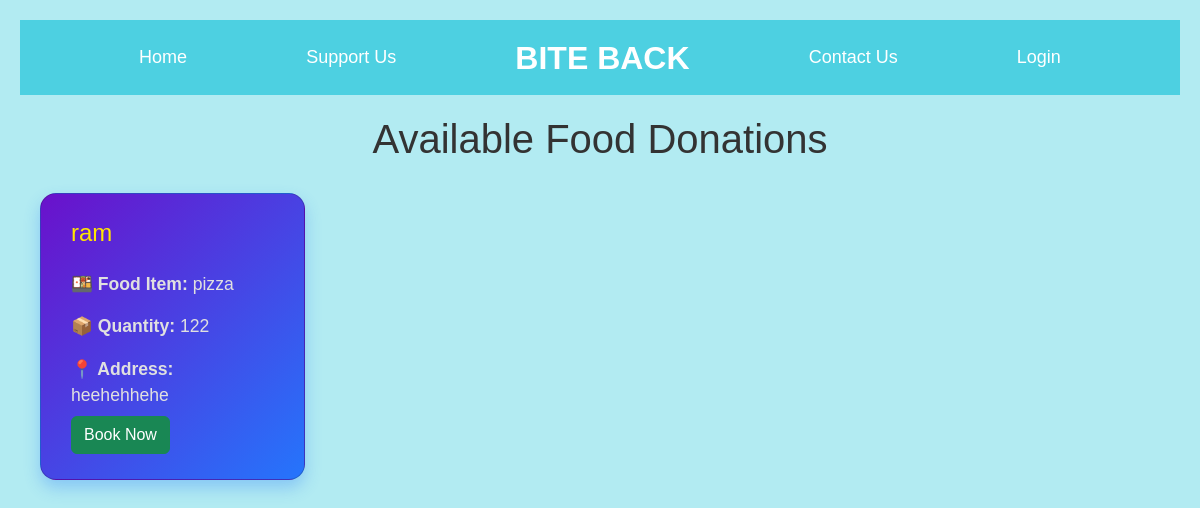
The app's page /receiver, older data.
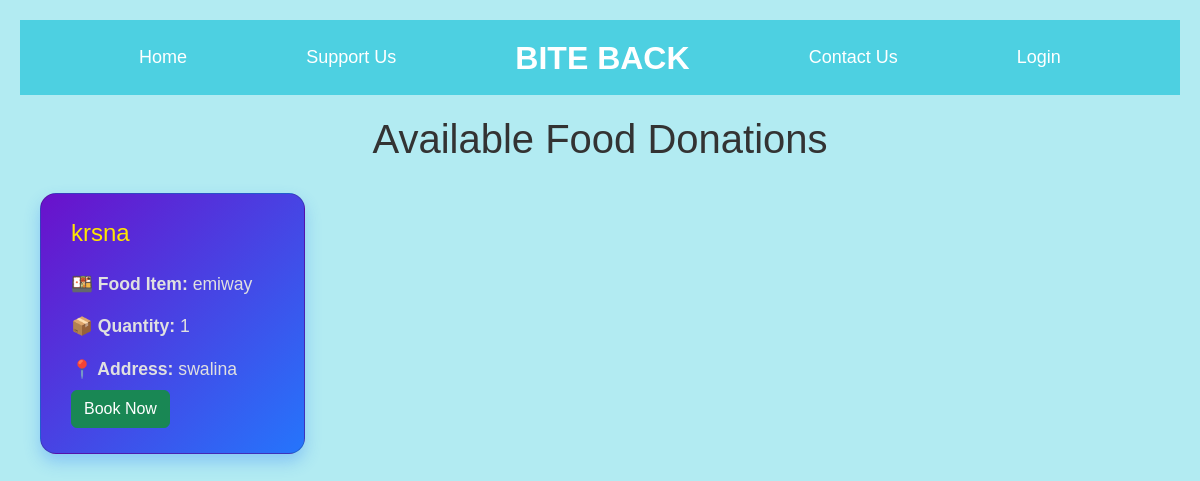
The same page, newer data.
### models.py (models this page shows)
class Donor(db.Model):
    id = db.Column(db.Integer, primary_key=True)
    name = db.Column(db.String(100), nullable=False)
    food_item = db.Column(db.String(100), nullable=False)
    quantity = db.Column(db.Integer, nullable=False)
    address = db.Column(db.Text, nullable=False)
    is_booked = db.Column(db.Boolean, nullable=False , default=False)

### routes.py (the view)
    @app.route('/receiver')
    def receiver():
        donors = Donor.query.filter_by(is_booked=False).all()
        return render_template('receiver.html', donors=donors)

### templates/receiver.html (shortened to what this page needs)
<!DOCTYPE html>
<html lang="en">
<head>
    <link rel="stylesheet" href="static/css/style.css">
    <link rel="stylesheet" href="https://cdn.jsdelivr.net/npm/bootstrap@5.3.3/dist/css/bootstrap.min.css">
</head>
<body>
    <header>
        <div>
            <a href="/">Home</a>
        </div>
        <div>
            <a href="https://biteback.givingfuel.com/bite-back" target="_blank">Support Us</a>
        </div>
        <div id="logo">BITE BACK</div>
        <div>
            <a href="/contact">Contact Us</a>
        </div>
        <div>
            {% if current_user.is_authenticated %}
                <span>Welcome, {{ current_user.U_name }}</span>
                <a href="{{ url_for('logout') }}">Logout</a>
            {% else %}
                <a href="{{ url_for('login') }}">Login</a>
            {% endif %}
        </div>
    </header>
    <h1>Available Food Donations</h1>
    {% if donors %}
    <div class="cards-container">
        {% for donor in donors %}
        <div class="card">
            <h3>{{ donor.name }}</h3>
            <p><strong>🍱 Food Item:</strong> {{ donor.food_item }}</p>
            <p><strong>📦 Quantity:</strong> {{ donor.quantity }}</p>
            <p><strong>📍 Address:</strong> {{ donor.address }}</p>
            <form action="{{ url_for('book_donation', donor_id=donor.id) }}" method="post">
                <button type="submit" class="btn btn-success">Book Now
            </button>
            </form>
        </div>
        {% endfor %}
    </div>
    {% else %}
    <p class="no-data">No donations available at the moment.</p>
    {% endif %}
</body>
</html>

### static/css/style.css (style rules this page uses)
* { margin: 0; padding: 0; text-decoration: none; }
body { background-color: #E0F7FA; }
header { display: flex; align-items: center; justify-content: space-evenly; background-color: #4DD0E1; height: 75px; color: #FFF; }
#logo { font-size: 50px; font-weight: 700; }
header div a { font-size: 25px; text-decoration: none; color: #FFF; }

### templates/receiver.html (style rules this page uses)
body { font-family: Arial, sans-serif; background-color: #B2EBF2; margin: 0; padding: 20px; }
h1 { text-align: center; margin-bottom: 30px; color: #333; }
.cards-container { display: grid; grid-template-columns: repeat(auto-fill, minmax(250px, 1fr)); gap: 20px; padding: 0 20px; }
.card { background: linear-gradient(135deg, #6a11cb 0%, #2575fc 100%); border-radius: 16px; box-shadow: 0 8px 16px rgba(37, 117, 252, 0.3); padding: 25px 30px; color: #fff; transition: transform 0.3s ease-in-out, box-shadow 0.3s ease-in-out; }
.card h3 { margin: 0 0 15px; color: #ffe600; font-size: 1.5em; }
.card p { margin: 8px 0; color: #e0e0e0; font-size: 1.1em; }
header { display: flex; align-items: center; justify-content: space-evenly; background-color: #4DD0E1; height: 75px; color: #FFF; margin-bottom: 20px; }
#logo { font-size: 32px; font-weight: bold; }
header div a { font-size: 18px; text-decoration: none; color: #FFF; }

Row changes from the older to the newer data that the page shows:
no longer on this page (row edited): Donor: name "ram", food_item "pizza", quantity "122", address "heehehhehe"
added Donor: name "krsna", food_item "emiway", quantity "1", address "swalina"
